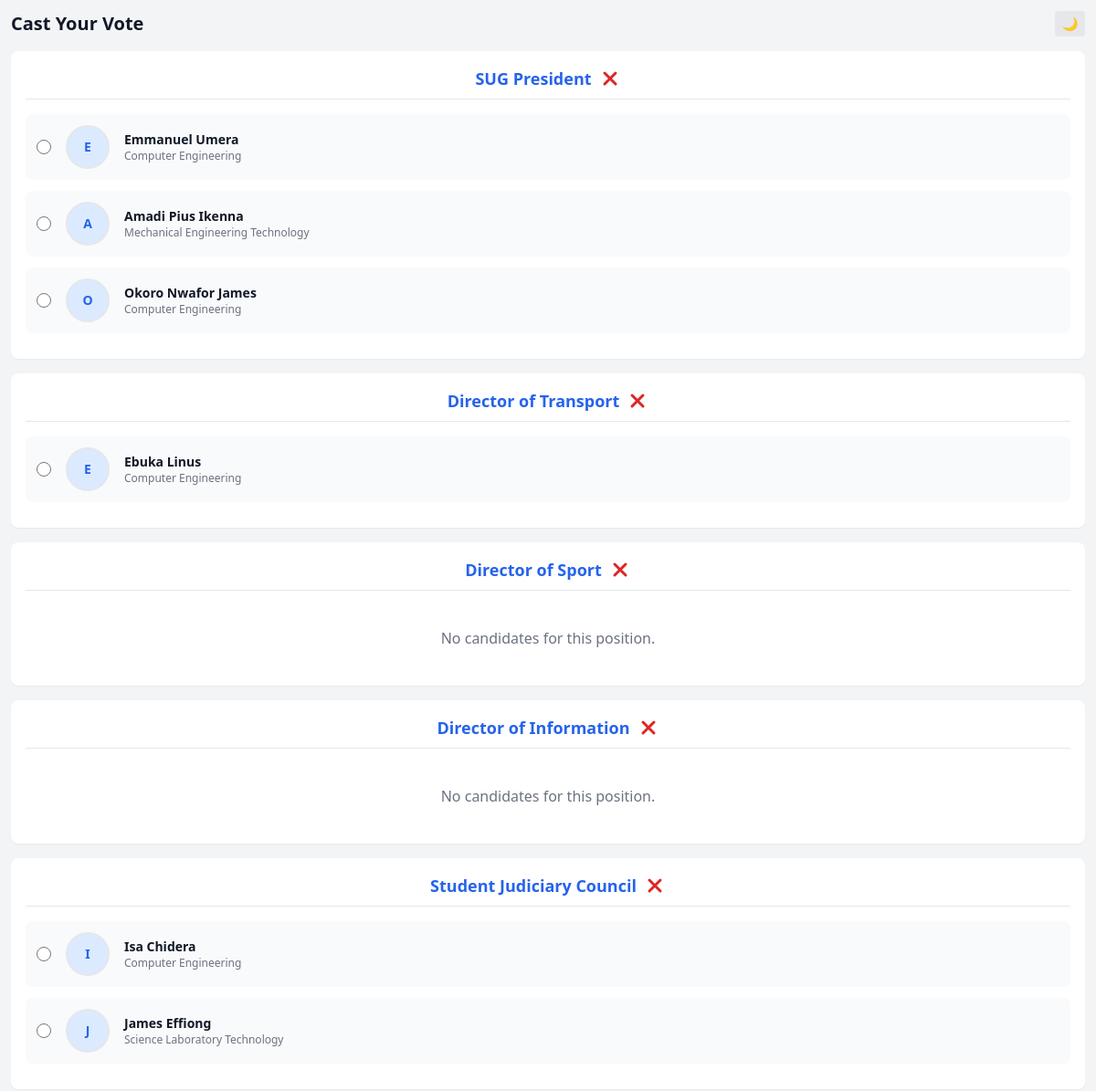
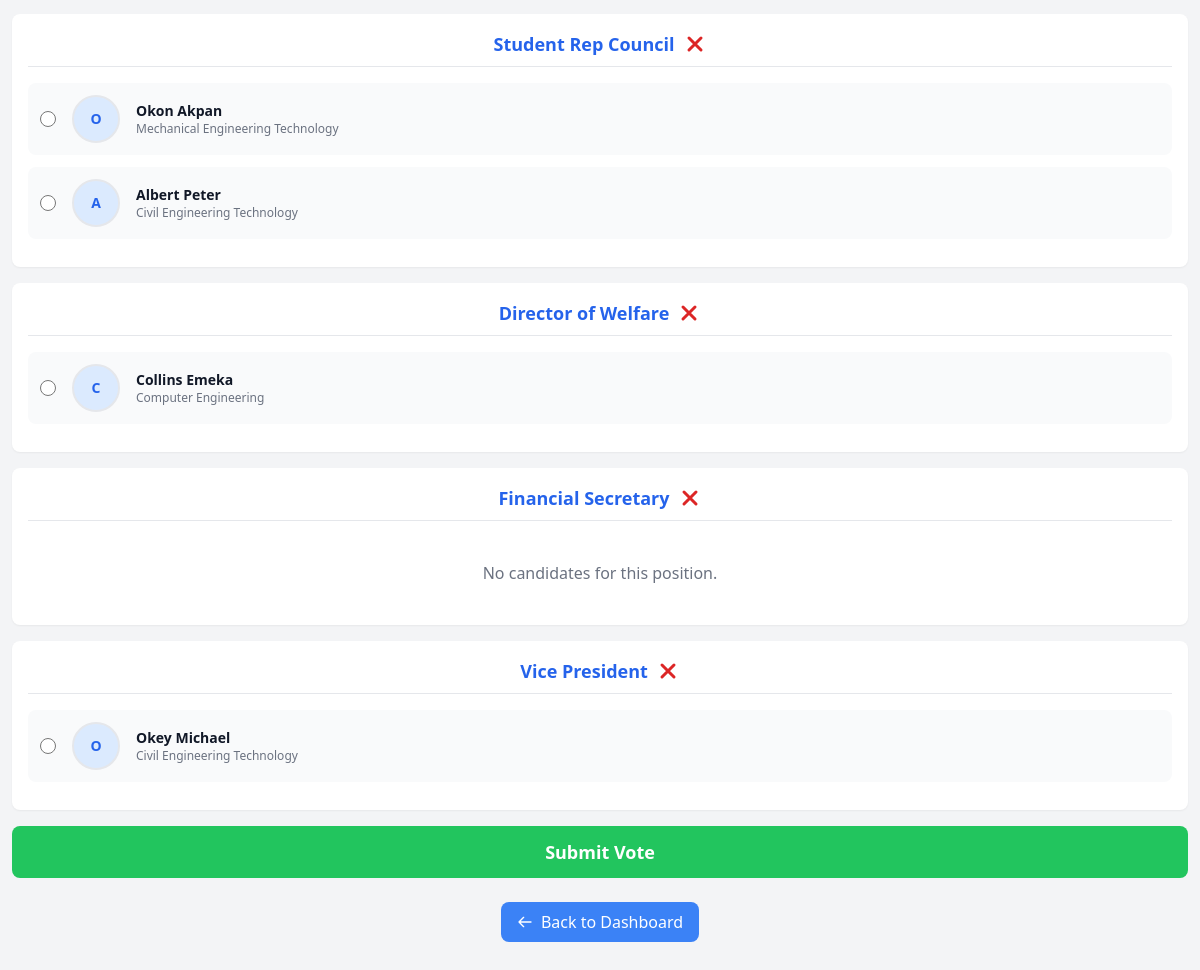
The app's page /vote/ (signed in) with its own data (2 pictures, top to bottom).
### Voting_app/models.py (models this page shows, shortened)
class Position(models.Model):
    title = models.CharField(max_length=100, unique=True)
    class Meta:
        verbose_name_plural = "Positions"

class Candidate(models.Model):
    name = models.CharField(max_length=100, unique=False)
    candidate_position = models.ForeignKey(Position, on_delete=models.CASCADE)
    votes = models.BigIntegerField(default=0, blank=True, null=True)
    department = models.ForeignKey(Department, on_delete=models.CASCADE)
    image = models.ImageField(upload_to='candidate_images/', null=True, blank=True)
    class Meta:
        verbose_name_plural = "Candidates"

class Department(models.Model):
    dept = models.CharField(max_length=100,blank=False, null=False)
    class Meta:
        verbose_name_plural = "Departments"
    def __str__(self):
        return self.dept

### Voting_app/views.py (the view, shortened to what this page needs)
# urls.py: path('vote/', views.voting_casting, name='voting_casting'),
def voting_casting(request):
    positions = Position.objects.all()
    position_candidates = [
        (pos, Candidate.objects.filter(candidate_position=pos))
        for pos in positions
    ]
    user_votes = {}
    for position in Position.objects.all():
        vote = Vote.objects.filter(user=request.user, candidate__candidate_position=position).first()
        user_votes[position.id] = vote.candidate.id if vote else None
    context = {
        'position_candidates': position_candidates,
        'user_votes': user_votes,
    }
    return render(request, 'voting_casting.html', context)

### Voting_app/templatetags/dict_extras.py (called while the page is built)
@register.filter
def get_item(dictionary, key):
    return dictionary.get(key)

### Voting_app/templates/voting_casting.html (shortened to what this page needs)
{% load dict_extras %}
<!DOCTYPE html>
<html lang="en" class="bg-gray-100 dark:bg-gray-900">
<head>
    <script src="https://cdn.tailwindcss.com"></script>
</head>
<body class="min-h-screen bg-gray-100 dark:bg-gray-900 text-gray-900 dark:text-gray-100 transition-colors">
    <div class="max-w-full mx-auto p-3 pb-8">
        <div class="flex justify-between items-center mb-4">
            <h2 class="text-xl font-bold">Cast Your Vote</h2>
            <button id="dark-toggle" class="px-2 py-1 rounded bg-gray-200 dark:bg-gray-700 text-gray-800 dark:text-gray-200 focus:outline-none text-sm">🌙</button>
        </div>
        <form id="vote-form" method="post" class="space-y-4">
            {% for position, candidates in position_candidates %}
                <div class="bg-white dark:bg-gray-800 rounded-lg shadow-sm p-4">
                    <h3 class="text-lg font-semibold mb-4 text-center border-b pb-2 text-blue-600 dark:text-blue-400 flex items-center justify-center gap-2">
                        {{ position.title }}
                        {% if user_votes|get_item:position.id %}
                            <svg class="w-6 h-6 text-green-600" fill="none" stroke="currentColor" viewBox="0 0 24 24">
                                <path stroke-linecap="round" stroke-linejoin="round" stroke-width="3" d="M5 13l4 4L19 7" />
                            </svg>
                        {% else %}
                            <svg class="w-6 h-6 text-red-600" fill="none" stroke="currentColor" viewBox="0 0 24 24">
                                <path stroke-linecap="round" stroke-linejoin="round" stroke-width="3" d="M6 18L18 6M6 6l12 12" />
                            </svg>
                        {% endif %}
                    </h3>
                    {% for candidate in candidates %}
                        <label class="flex items-center gap-4 p-3 mb-3 bg-gray-50 dark:bg-gray-700 rounded-lg hover:bg-gray-100 dark:hover:bg-gray-600 transition-colors cursor-pointer">
                            <input type="radio" name="position_{{ position.id }}" value="{{ candidate.id }}" class="w-4 h-4 text-blue-600 bg-gray-100 border-gray-300 focus:ring-blue-500 dark:focus:ring-blue-600 dark:ring-offset-gray-800 focus:ring-2 dark:bg-gray-700 dark:border-gray-600">
                            <div class="flex-shrink-0">
                                {% if candidate.image %}
                                    <img
                                        src="{{ candidate.image.url }}"
                                        alt="{{ candidate.name }}"
                                        class="w-12 h-12 rounded-full object-cover border-2 border-gray-200 dark:border-gray-600"
                                        onerror="this.style.display='none'; this.nextElementSibling.style.display='flex';"
                                    >
                                    <div class="w-12 h-12 rounded-full bg-blue-100 dark:bg-blue-900 flex items-center justify-center border-2 border-gray-200 dark:border-gray-600" style="display: none;">
                                        <span class="text-sm font-bold text-blue-600 dark:text-blue-400">{{ candidate.name|first|upper }}</span>
                                    </div>
                                {% else %}
                                    <div class="w-12 h-12 rounded-full bg-blue-100 dark:bg-blue-900 flex items-center justify-center border-2 border-gray-200 dark:border-gray-600">
                                        <span class="text-sm font-bold text-blue-600 dark:text-blue-400">{{ candidate.name|first|upper }}</span>
                                    </div>
                                {% endif %}
                            </div>
                            <div class="flex-1 min-w-0">
                                <div class="font-semibold text-sm">{{ candidate.name }}</div>
                                <div class="text-xs text-gray-500 dark:text-gray-300">{{ candidate.department }}</div>
                            </div>
                        </label>
                    {% empty %}
                        <div class="text-center py-6 text-gray-500 dark:text-gray-400">
                            <p>No candidates for this position.</p>
                        </div>
                    {% endfor %}
                </div>
            {% endfor %}
            <div class="mt-6 mb-8">
                <button type="submit" class="w-full bg-green-500 hover:bg-green-600 text-white font-semibold py-3 px-4 rounded-lg transition-colors text-lg">
                    Submit Vote
                </button>
            </div>
        </form>
        <div class="mt-6 text-center">
            <a href="{% url 'dashboard' %}" class="inline-flex items-center gap-2 px-4 py-2 bg-blue-500 hover:bg-blue-600 text-white rounded-lg transition-colors">
                <svg class="w-4 h-4" fill="none" stroke="currentColor" viewBox="0 0 24 24">
                    <path stroke-linecap="round" stroke-linejoin="round" stroke-width="2" d="M10 19l-7-7m0 0l7-7m-7 7h18"></path>
                </svg>
                Back to Dashboard
            </a>
        </div>
    </div>
</body>
</html>

### records on screen
Position: title "SUG President"
Candidate: name|first "E", name "Emmanuel Umera", department "Computer Engineering"
Candidate: name|first "A", name "Amadi Pius Ikenna", department "Mechanical Engineering Technology"
Candidate: name|first "O", name "Okoro Nwafor James", department "Computer Engineering"
Position: title "Director of Transport"
Candidate: name|first "E", name "Ebuka Linus", department "Computer Engineering"
Position: title "Director of Sport"
Position: title "Director of Information"
Position: title "Student Judiciary Council"
Candidate: name|first "I", name "Isa Chidera", department "Computer Engineering"
Candidate: name|first "J", name "James Effiong", department "Science Laboratory Technology"
Position: title "Student Rep Council"
Candidate: name|first "O", name "Okon Akpan", department "Mechanical Engineering Technology"
Candidate: name|first "A", name "Albert Peter", department "Civil Engineering Technology"
Position: title "Director of Welfare"
Candidate: name|first "C", name "Collins Emeka", department "Computer Engineering"
Position: title "Financial Secretary"
Position: title "Vice President"
Candidate: name|first "O", name "Okey Michael", department "Civil Engineering Technology"
